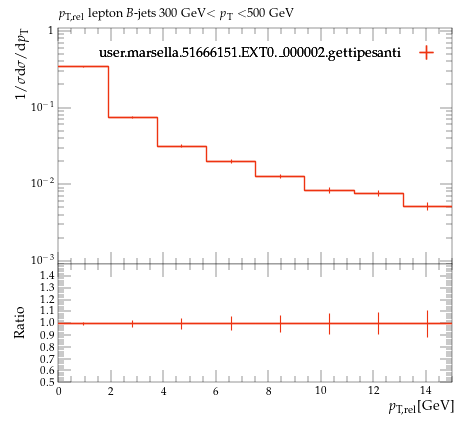

Here is the Python script that generated this plot:
#! /usr/bin/env python

# This Python script was auto-generated using YODA v2.0.2.
# Analysis object: /MC_HFDECAYS/avg_B_jet_l_pTrel_300_500
# Timestamp: 24-07-2026 (16:40:05)

import matplotlib as mpl
import matplotlib.pyplot as plt
mpl.use('Agg') # comment out for interactive use
import os
import numpy as np

plotDir = os.path.split(os.path.realpath(__file__))[0]
if 'YODA_USER_PLOT_PATH' in globals():
    plot_outdir = globals()['YODA_USER_PLOT_PATH']
else:
    plot_outdir = plotDir

#plot style
plt.style.use(os.path.join(plotDir, '../default.mplstyle'))
# plot metadata
figW, figH = plt.rcParams['figure.figsize']
ax_xLabel = r'$p_\mathrm{T,rel}$[GeV]'
ax_yLabel = r'$1/\sigma \mathrm{d}\sigma/\mathrm{d}p_\mathrm{T}$'
ax_title  = r'$p_\mathrm{T,rel}$ lepton $B$-jets 300 GeV$<p_\mathrm{T}<$500 GeV'
ax_xScale = 'linear'
ax_yScale = 'log'
xLims = (0.0, 15.0)
yLims = (0.0009000000000000001, 1.1)

# TeX-friendly labels for the legend
labels = {
    'legend' : ([ r"user.marsella.51666151.EXT0.\_000002.gettipesanti" ], r""),
}

# Adjust canvas width and height
canvasW = 10.0
canvasH = 9.0
figW *= canvasW/10.
figH *= canvasH/9.

# Create figure and axis objects
fig, (ax, ratio0_ax) = plt.subplots(2, 1, sharex=True,
                  figsize=(figW,figH), gridspec_kw={'height_ratios': (6.0, 3.0)})

# Set figure margins
plt.subplots_adjust(
    left   = 1.0 * plt.rcParams['figure.subplot.left'],
    right  = 1.0 * plt.rcParams['figure.subplot.right'],
    top    = 1.0 * plt.rcParams['figure.subplot.top'],
    bottom = 1.0 * plt.rcParams['figure.subplot.bottom'])

ratio0_ax.yaxis.set_major_locator(mpl.ticker.MultipleLocator(0.1))
ratio0_ax.set_ylim(0.5, 1.4999)
ratio0_ax.set_ylabel('Ratio')

# the numerical data is stored in a separate file
dataf = dict()
prefix = os.path.split(__file__)[0]
if prefix:    prefix = prefix + '/'
exec(open(prefix+'avg_B_jet_l_pTrel_300_500__data.py').read(), dataf)


legend_handles = dict() # keep track of handles for the legend

# style options for curves
# starts at zorder>=5 to draw curve on top of legend
styles = {
  'user.marsella.51666151.EXT0._000002.gettipesanti.yoda.gz': {
    'color' : '#EE3311',
    'linestyle' : '-',
    'linewidth' : 1,
    'marker' : 'none',
    'markersize' : 2,
    'capsize' : 0.0,
    'zorder' : 5,
    'histstyle' : 1,
    'drawstyle' : 'steps-pre',
    'xerrorbars' : 1,
    'yerrorbars' : 1,
    'fillcolor' : None,
    'fillopacity' : 1.0,
    'ratio0_linestyle' : '-',
    'ratio0_linewidth' : 1,
    'ratio0_marker' : 'none',
    'ratio0_markersize' : 2,
    'ratio0_capsize' : 0.0,
    'ratio0_zorder' : 5,
    'ratio0_histstyle' : 1,
    'ratio0_drawstyle' : 'steps-pre',
    'ratio0_xerrorbars' : 1,
    'ratio0_yerrorbars' : 1,
  },
}

# curve from input yoda files in main panel
for label, yvals in dataf['yvals'].items():
    if all(np.isnan(v) for v in dataf['yvals'][label]):
        continue
    tmp = None
    if styles[label]['histstyle']: # draw as histogram
        xpos = dataf['xedges'][label] if styles[label]['drawstyle'] else dataf['xpoints'][label]
        ypos = np.insert(yvals, 0, yvals[0]) if styles[label]['drawstyle'] else yvals
        if styles[label]['fillcolor']: # fill area below curve
            ax.fill_between(xpos, ypos, step='pre',
                            color=styles[label]['fillcolor'],
                            alpha=styles[label]['fillopacity'])
        tmp, = ax.plot(xpos, ypos,
                       color=styles[label]['color'],
                       linestyle=styles[label]['linestyle'],
                       linewidth=styles[label]['linewidth'],
                       drawstyle=styles[label]['drawstyle'], solid_joinstyle='miter',
                       zorder=styles[label]['zorder'], label=label)
    tmp = ax.errorbar(dataf['xpoints'][label], yvals,
                      xerr=np.array(dataf['xerrs'][label])*styles[label]['xerrorbars'],
                      yerr=np.array(dataf['yerrs'][label])*styles[label]['yerrorbars'],
                      fmt=styles[label]['marker'], capsize=styles[label]['capsize'],
                      markersize=styles[label]['markersize'],
                      ecolor=styles[label]['color'],
                      color=styles[label]['color'], zorder=styles[label]['zorder'])
    tmp[-1][0].set_linestyle(styles[label]['linestyle'])
    tmp[-1][0].set_linewidth(styles[label]['linewidth'])
    if label in dataf['add_legend_handle']:  legend_handles[label] = tmp
    for varLabel in dataf['variation_yvals'].keys():
        if varLabel.startswith(label):
            tmp, = ax.plot(dataf['xedges'][label], dataf['variation_yvals'][varLabel],
                           color=styles[label]['color'],
                           linestyle=styles[label]['linestyle'],
                           linewidth=styles[label]['linewidth'],
                           drawstyle='steps-pre', solid_joinstyle='miter',
                           zorder=styles[label]['zorder'], alpha=0.5)


# plots on ratio panel
# curve from input yoda files in ratio panel
for label, yvals in dataf['ratio0_yvals'].items():
    if all(np.isnan(v) for v in yvals):
        continue
    if styles[label]['ratio0_histstyle']: # plot as histogram
        xpos = dataf['xedges']['user.marsella.51666151.EXT0._000002.gettipesanti.yoda.gz'] if styles[label]['ratio0_drawstyle'] else dataf['xpoints']['user.marsella.51666151.EXT0._000002.gettipesanti.yoda.gz']
        ypos = np.insert(yvals, 0, yvals[0]) if styles[label]['ratio0_drawstyle'] else yvals
        ratio0_ax.plot(xpos, ypos,
                       color=styles[label]['color'],
                       linewidth=styles[label]['linewidth'],
                       linestyle=styles[label]['ratio0_linestyle'],
                       drawstyle=styles[label]['ratio0_drawstyle'], zorder=styles[label]['zorder'],
                       solid_joinstyle='miter')
    tmp = ratio0_ax.errorbar(dataf['xpoints']['user.marsella.51666151.EXT0._000002.gettipesanti.yoda.gz'], yvals,
                             xerr=np.array(dataf['ref_xerrs'])*styles[label]['ratio0_xerrorbars'],
                             yerr=np.array(dataf['ratio0_yerrs'][label])*styles[label]['ratio0_yerrorbars'],
                             fmt=styles[label]['ratio0_marker'], capsize=styles[label]['ratio0_capsize'],
                             markersize=styles[label]['ratio0_markersize'],
                             ecolor=styles[label]['color'],
                             color=styles[label]['color'])
    tmp[-1][0].set_linestyle(styles[label]['ratio0_linestyle'])
    tmp[-1][0].set_linewidth(styles[label]['ratio0_linewidth'])

    for varlabel in dataf['ratio0_variation_vals'].keys():
        if varlabel.startswith(label):
            ratio0_ax.plot(dataf['xedges']['user.marsella.51666151.EXT0._000002.gettipesanti.yoda.gz'],
                            dataf['ratio0_variation_vals'][varlabel],
                            color=styles[label]['color'],
                            linestyle=styles[label]['linestyle'],
                            linewidth=styles[label]['linewidth'],
                            drawstyle='steps-pre', solid_joinstyle='miter',
                            zorder=1, alpha=0.5)

legend_items = list(legend_handles.values())
ax.add_artist(ax.legend(legend_items,
                        labels['legend'][0],
                        title=labels['legend'][1],
                        alignment='right',
                        loc='upper right',
                        bbox_to_anchor=(1.0, 0.97),markerfirst=False))

# set plot metadata as defined above
ratio0_ax.set_xlabel(ax_xLabel)
ratio0_ax.xaxis.set_label_coords(1., -0.15)
ax.set_ylabel(ax_yLabel, ha='right', va='top')
ax.yaxis.set_label_coords(-0.11, 1.0)
ax.set_title(ax_title, loc='left')
ax.set_xscale(ax_xScale)
ax.set_yscale(ax_yScale)
ax.set_xlim(xLims)
ax.set_ylim(yLims)

# tick formatting
plt.rcParams['xtick.top'] = True
plt.rcParams['ytick.right'] = True
ax.yaxis.set_major_locator(mpl.ticker.LogLocator(base=10.0, numticks=np.inf))
ax.yaxis.set_minor_locator(mpl.ticker.LogLocator(
                           base=10.0, subs=np.arange(0.1, 1, 0.1), numticks=np.inf))
fig.align_ylabels((ax, ratio0_ax))
plt.savefig(os.path.join(plot_outdir, 'avg_B_jet_l_pTrel_300_500.pdf'), format='PDF')
plt.savefig(os.path.join(plot_outdir, 'avg_B_jet_l_pTrel_300_500.png'), format='PNG')

plt.close(fig)
